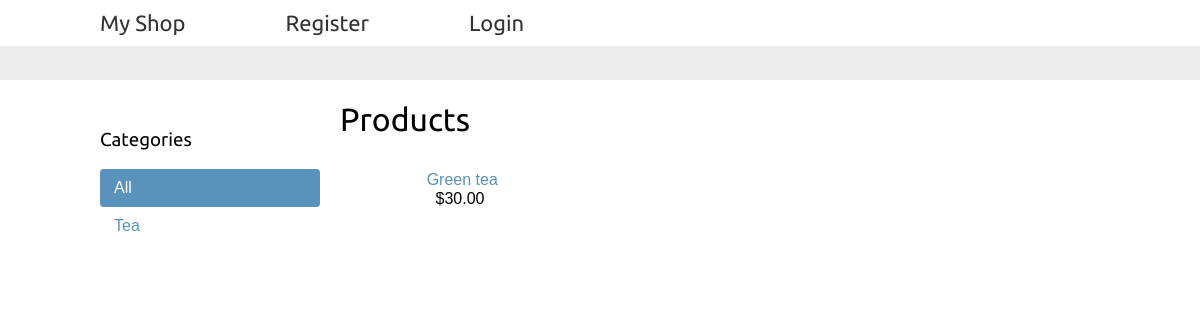
The app's page /, older data.
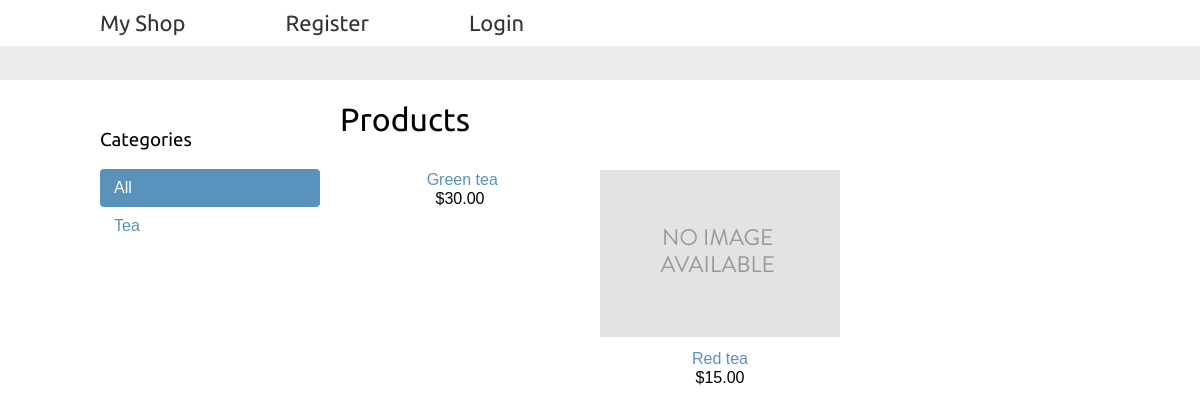
The same page, newer data.
### shop/models.py (models this page shows, shortened)
class Category(models.Model):
    name = models.CharField(max_length=200)
    slug = models.SlugField(max_length=200, unique=True)
    class Meta:
        ordering = ['name']
        indexes = [
            models.Index(fields=['name']),
        ]
        verbose_name = 'category'
        verbose_name_plural = 'categories'
    def get_absolute_url(self):
        return reverse('shop:product_list_by_category', args=[self.slug])

class Product(models.Model):
    category = models.ForeignKey(Category, related_name='products', on_delete=models.CASCADE)
    name = models.CharField(max_length=200)
    slug = models.SlugField(max_length=200)
    image = models.ImageField(upload_to='products/%Y/%m/%d', blank=True)
    description = models.TextField(blank=True)
    price = models.DecimalField(max_digits=10, decimal_places=2)
    available = models.BooleanField(default=True)
    created = models.DateTimeField(auto_now_add=True)
    updated = models.DateTimeField(auto_now=True)
    class Meta:
        ordering = ['name']
        indexes = [
            models.Index(fields=['id', 'slug']),
            models.Index(fields=['name']),
            models.Index(fields=['-created']),
        ]
    def get_absolute_url(self):
        return reverse("shop:product_detail", args=[self.id, self.slug])

### shop/views.py (the view)
# urls.py: path('', views.product_list, name='product_list'),
def product_list(request, category_slug=None):
    category = None
    categories = Category.objects.all()
    products = Product.objects.filter(available=True)
    if category_slug:
        category = get_object_or_404(Category, slug=category_slug)
        products = products.filter(category=category)
    return render(request, 'shop/product/list.html',
                  {'categories': categories, 'category': category, 'products': products})

### cart/context_processors.py (called while the page is built)
def cart(request):
    return {'cart': Cart(request)}

### shop/templates/shop/product/list.html (shortened to what this page needs)
{% extends "shop/base.html" %}
{% load static %}
{% block content %}
    <div id="sidebar">
        <h3>Categories</h3>
        <ul>
            <li {% if not category %}class="selected"{% endif %}>
                <a href="{% url 'shop:product_list' %}">All</a>
            </li>
            {% for c in categories %}
                <li {% if category.slug == c.slug %}class="selected"{% endif %}>
                    <a href="{{ c.get_absolute_url }}">{{ c.name }}</a>
                </li>
            {% endfor %}
        </ul>
    </div>
    <div id="main" class="product-list">
        <h1>{% if category %}{{category.name}}{% else %}Products{% endif %}</h1>
        {% for product in products %}
            <div class="item">
                <a href=" {{product.get_absolute_url}} ">
                    <img src="{% if product.image %} {{product.image.url}} {% else %} {% static 'images/no_image.png' %} {% endif %}" alt="">
                </a>
                <a href="{{ product.get_absolute_url }}">{{ product.name }}</a>
                <br>
                ${{product.price}}
            </div>
        {% endfor %}
    </div>
{% endblock content %}

### shop/templates/shop/base.html (shortened to what this page needs)
{% load static %}
<!DOCTYPE html>
<html>
<head>
    <link rel="stylesheet" href="{% static 'css/base.css' %}">
</head>
<body>
    <div id="header">
        <a href="/" class="logo">My Shop</a>
        {% if not request.user.is_authenticated %}
            <a href="{% url "account:register" %}" class="logo account">Register</a>
            <a href="{% url 'account:login' %}" class="logo account">Login</a>
        {% else %}
            <a href="{% url 'account:logout' %}" class="logo account">Logout</a>
        {% endif %}
    </div>
    <div id="subheader">
    </div>
    <div id="content">
        {% block content %}
        {% endblock content %}
    </div>
</body>
</html>

### shop/static/css/base.css (style rules this page uses)
body { margin:0; padding:0; font-family:helvetica, sans-serif; }
h1, h2, h3, h4, h5 , h6 { font-family: 'Ubuntu', sans-serif; font-weight:normal; }
a { text-decoration:none; color:#5993bb; }
#header { padding:10px 100px; font-size:18px; overflow:auto; }
#subheader { background:#ececec; color:#444; padding:15px 100px; overflow:auto; }
#header .logo { font-family: 'Ubuntu', sans-serif; float:left; color:#333; font-size:22px; margin-right:10%; }
#content { padding:0 100px; overflow:hidden; }
#sidebar { width:220px; padding:30px 20px 0 0; float:left; }
#sidebar ul { margin:0; padding:0; }
#sidebar ul li { margin:0; list-style:none; padding:10px 14px; }
#sidebar ul li a { display:block; }
#sidebar ul li.selected { background:#5993bb; border-radius:4px; }
#sidebar ul li.selected a { color:#fff; }
#main { float:left; width: 96%; margin-right:-220px; overflow:hidden; }
.product-list .item { width:25%; padding:10px 20px 10px 0; float:left; text-align:center; line-height:1.2; }
.product-list .item img { width:100%; margin-bottom:8px; }

Row changes from the older to the newer data that the page shows:
added Product: name "Red tea", price "15.00"
